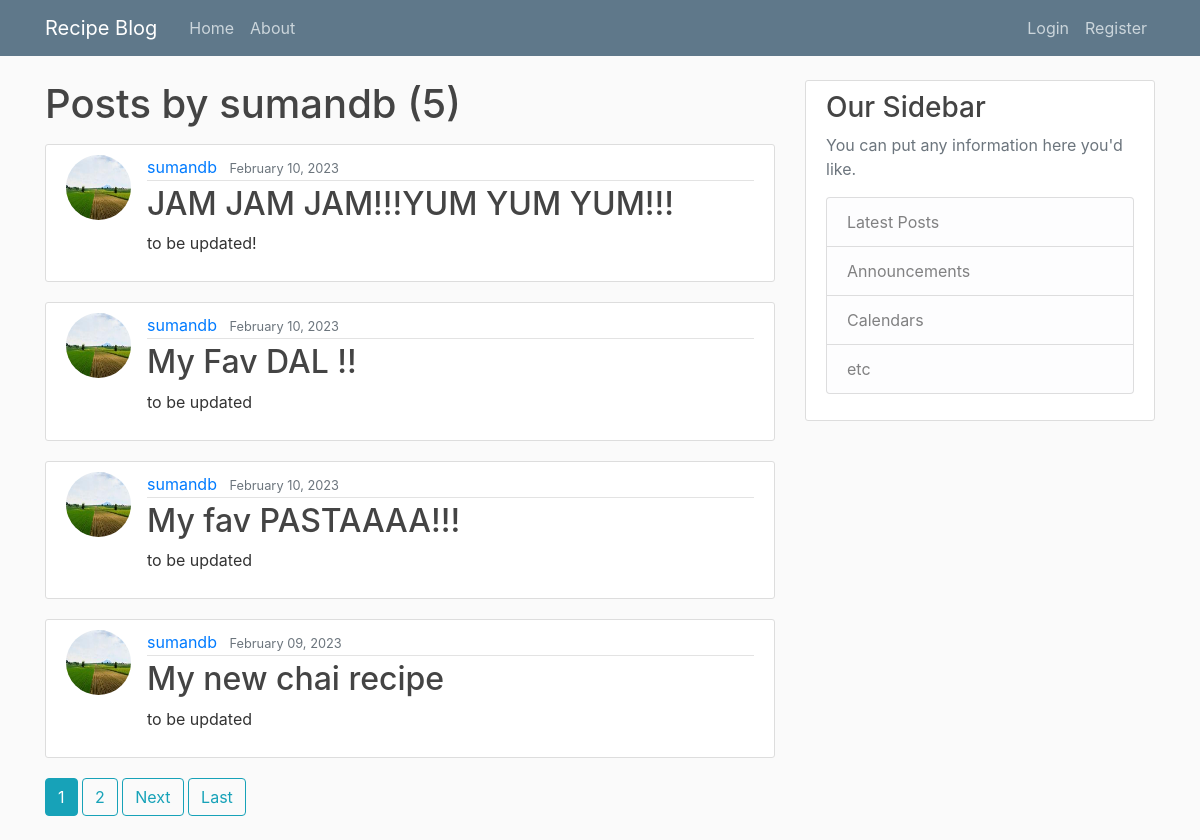
/user/sumandb/, run on the app's committed database.
### blog/models.py (models this page shows, shortened)
class Post(models.Model):
    title = models.CharField(max_length=200)
    created_on = models.DateTimeField(default=timezone.now)
    content = models.TextField()
    author = models.ForeignKey(User, on_delete=models.CASCADE)

### users/models.py (models this page shows, shortened)
class Profile(models.Model):
    user = models.OneToOneField(User, on_delete=models.CASCADE)
    image = models.ImageField(default='default.jpg', upload_to='profile_pics')

### blog/views.py (the view)
# urls.py: path('user/<str:username>/', UserPostListView.as_view(), name='user-posts'),
class UserPostListView(ListView):
    model = Post
    template_name = 'blog/user_posts.html'
    context_object_name = 'posts'
    paginate_by = 4
    def get_queryset(self):
        user = get_object_or_404(User, username=self.kwargs.get('username'))
        return Post.objects.filter(author=user).order_by('-created_on')

### blog/templates/blog/user_posts.html (shortened to what this page needs)
{% extends "blog/base.html" %}
{% block content %}
    <h1 class = "mb-3" >Posts by {{ view.kwargs.username }} ({{page_obj.paginator.count }}) </h1>
    {% for post in posts %}
        <article class="media content-section">
          <img class = "rounded-circle article-img" src = "{{post.author.profile.image.url}}">
          <div class="media-body">
            <div class="article-metadata">
              <a class="mr-2" href="{% url 'user-posts' post.author.username %}">{{ post.author }}</a>
              <small class="text-muted">{{ post.created_on|date:"F d, Y" }}</small>
            </div>
            <h2><a class="article-title" href="{% url 'post-detail' post.id %}">{{ post.title }}</a></h2>
            <p class="article-content">{{ post.content }}</p>
          </div>
        </article>
    {% endfor %}
    {% if is_paginated %}
        {% for num in page_obj.paginator.page_range %}
            {% if page_obj.number == num %}
                <a class="btn btn-info mb-4" href="?page={{ num }}">{{ num }}</a>
            {% elif num > page_obj.number|add:'-3' and num < page_obj.number|add:'3' %}
                <a class="btn btn-outline-info mb-4" href="?page={{ num }}">{{ num }}</a>
            {% endif %}
        {% endfor%}
        {% if page_obj.has_next %}
            <a class="btn btn-outline-info mb-4" href="?page={{page_obj.next_page_number}}">Next</a>
            <a class="btn btn-outline-info mb-4" href="?page={{page_obj.paginator.num_pages}}">Last</a>
        {% endif %}
    {% endif %}
{% endblock content%}

### blog/static/blog/main.css (style rules this page uses)
body { background: #fafafa; color: #333333; margin-top: 5rem; }
h1, h2, h3, h4, h5, h6 { color: #444444; }
.content-section { background: #ffffff; padding: 10px 20px; border: 1px solid #dddddd; border-radius: 3px; margin-bottom: 20px; }
.article-title { color: #444444; }
.article-content { white-space: pre-line; }
.article-img { height: 65px; width: 65px; margin-right: 16px; }
.article-metadata { padding-bottom: 1px; margin-bottom: 4px; border-bottom: 1px solid #e3e3e3 }

### data on the page
Post: author.profile.image (picture), author "sumandb", created_on "February 10, 2023", title "JAM JAM JAM!!!YUM YUM YUM!!!", content "to be updated!"
Post: author.profile.image (picture), author "sumandb", created_on "February 10, 2023", title "My Fav DAL !!", content "to be updated"
Post: author.profile.image (picture), author "sumandb", created_on "February 10, 2023", title "My fav PASTAAAA!!!", content "to be updated"
Post: author.profile.image (picture), author "sumandb", created_on "February 09, 2023", title "My new chai recipe", content "to be updated"

### other printed values
{{ view.kwargs.username }} "sumandb"
{{ page_obj.paginator.count }} "5"
{{ num }} "1"
{{ num }} "2"
